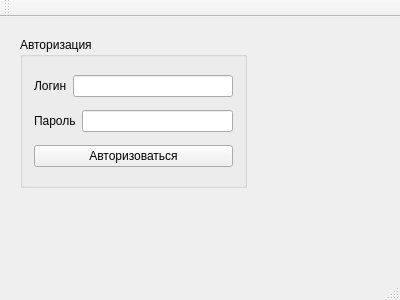
<?xml version="1.0" encoding="UTF-8"?>
<ui version="4.0">
 <class>MainWindow</class>
 <widget class="QMainWindow" name="MainWindow">
  <property name="geometry">
   <rect>
    <x>0</x>
    <y>0</y>
    <width>400</width>
    <height>300</height>
   </rect>
  </property>
  <property name="windowTitle">
   <string>MainWindow</string>
  </property>
  <widget class="QWidget" name="centralWidget">
   <widget class="QGroupBox" name="groupBox">
    <property name="geometry">
     <rect>
      <x>20</x>
      <y>20</y>
      <width>227</width>
      <height>151</height>
     </rect>
    </property>
    <property name="title">
     <string>Авторизация</string>
    </property>
    <layout class="QVBoxLayout" name="verticalLayout">
     <item>
      <layout class="QHBoxLayout" name="horizontalLayout">
       <item>
        <widget class="QLabel" name="label">
         <property name="text">
          <string>Логин</string>
         </property>
        </widget>
       </item>
       <item>
        <widget class="QLineEdit" name="login"/>
       </item>
      </layout>
     </item>
     <item>
      <layout class="QHBoxLayout" name="horizontalLayout_2">
       <item>
        <widget class="QLabel" name="label_2">
         <property name="text">
          <string>Пароль</string>
         </property>
        </widget>
       </item>
       <item>
        <widget class="QLineEdit" name="pass">
         <property name="echoMode">
          <enum>QLineEdit::Password</enum>
         </property>
        </widget>
       </item>
      </layout>
     </item>
     <item>
      <widget class="QPushButton" name="pushButton">
       <property name="text">
        <string>Авторизоваться</string>
       </property>
      </widget>
     </item>
    </layout>
   </widget>
  </widget>
  <widget class="QMenuBar" name="menuBar">
   <property name="geometry">
    <rect>
     <x>0</x>
     <y>0</y>
     <width>400</width>
     <height>22</height>
    </rect>
   </property>
  </widget>
  <widget class="QToolBar" name="mainToolBar">
   <attribute name="toolBarArea">
    <enum>TopToolBarArea</enum>
   </attribute>
   <attribute name="toolBarBreak">
    <bool>false</bool>
   </attribute>
  </widget>
  <widget class="QStatusBar" name="statusBar"/>
 </widget>
 <layoutdefault spacing="6" margin="11"/>
 <resources/>
 <connections/>
</ui>
